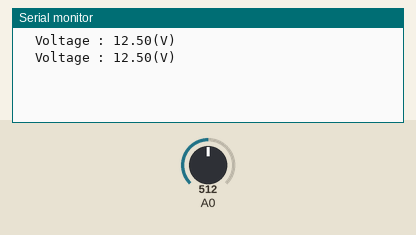
A sketch run on a simulated Arduino Uno, built with avr-gcc and run on an emulated ATmega328P. On the bench: the last lines printed to the serial monitor. The test bench sets the inputs (shaded band); at power-on: A0 = 512.

Above: at 1.8 s.
1.9 s: A0 set to 716
At 2.8 s:
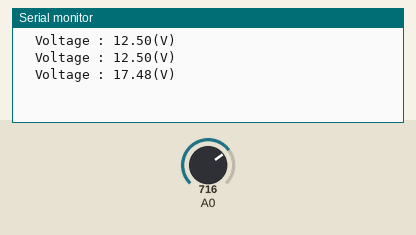
3.4 s: A0 set to 900
At 4.6 s:
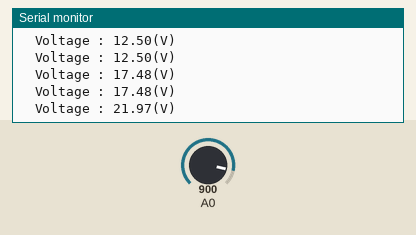
Timing chart, 0 to 6.4 s (numbered marks = the images above; inputs shaded):
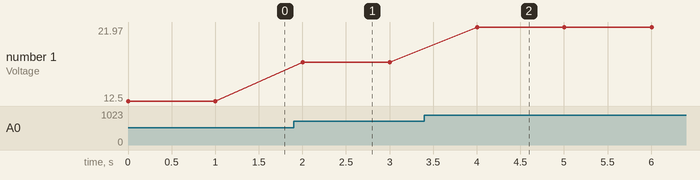

Measured:
- after the input at 1.9 s, the serial monitor: prints a new line after 0.10 s (image 1)
- after the input at 3.4 s, the serial monitor: prints a new line after 0.60 s (image 2)
- plotted number 1: 12.5 → 17.48 after the input at 1.9 s, 17.48 → 21.97 after the input at 3.4 s

The sketch:

volta_cell.ino
```cpp
int DELAY=1000;

void setup()
{
  Serial.begin(9600);
  pinMode(A0,INPUT);

 }
void loop() {
  int sensorValue = analogRead(A0);
  float voltage = sensorValue /40.96;
  Serial.print("  Voltage : ");
  Serial.print(voltage);
  Serial.println("(V)");
  delay(DELAY);

}
```
